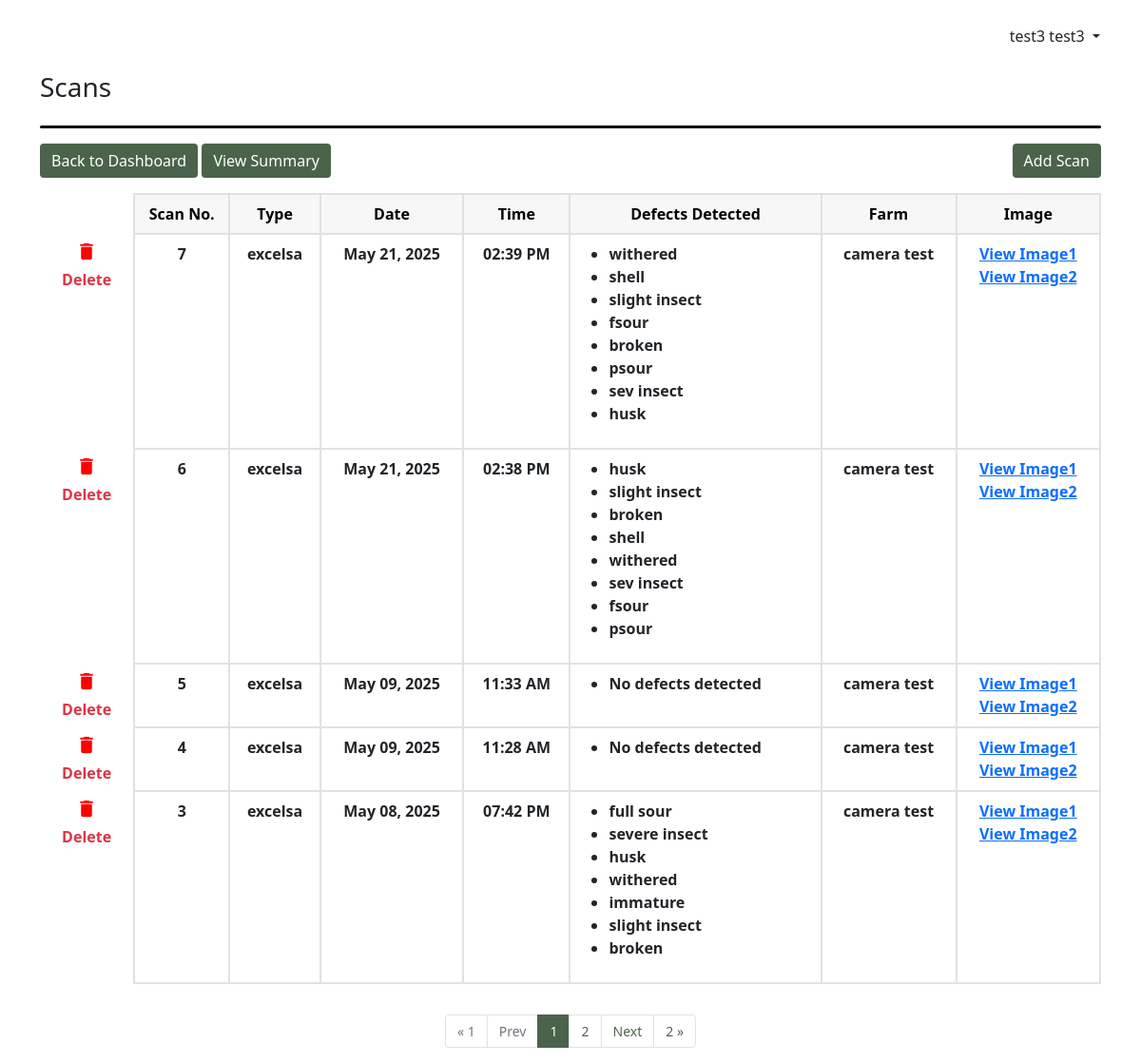
/dashboard/view/54/camera test/ (signed in), run on an earlier commit of the app's database.
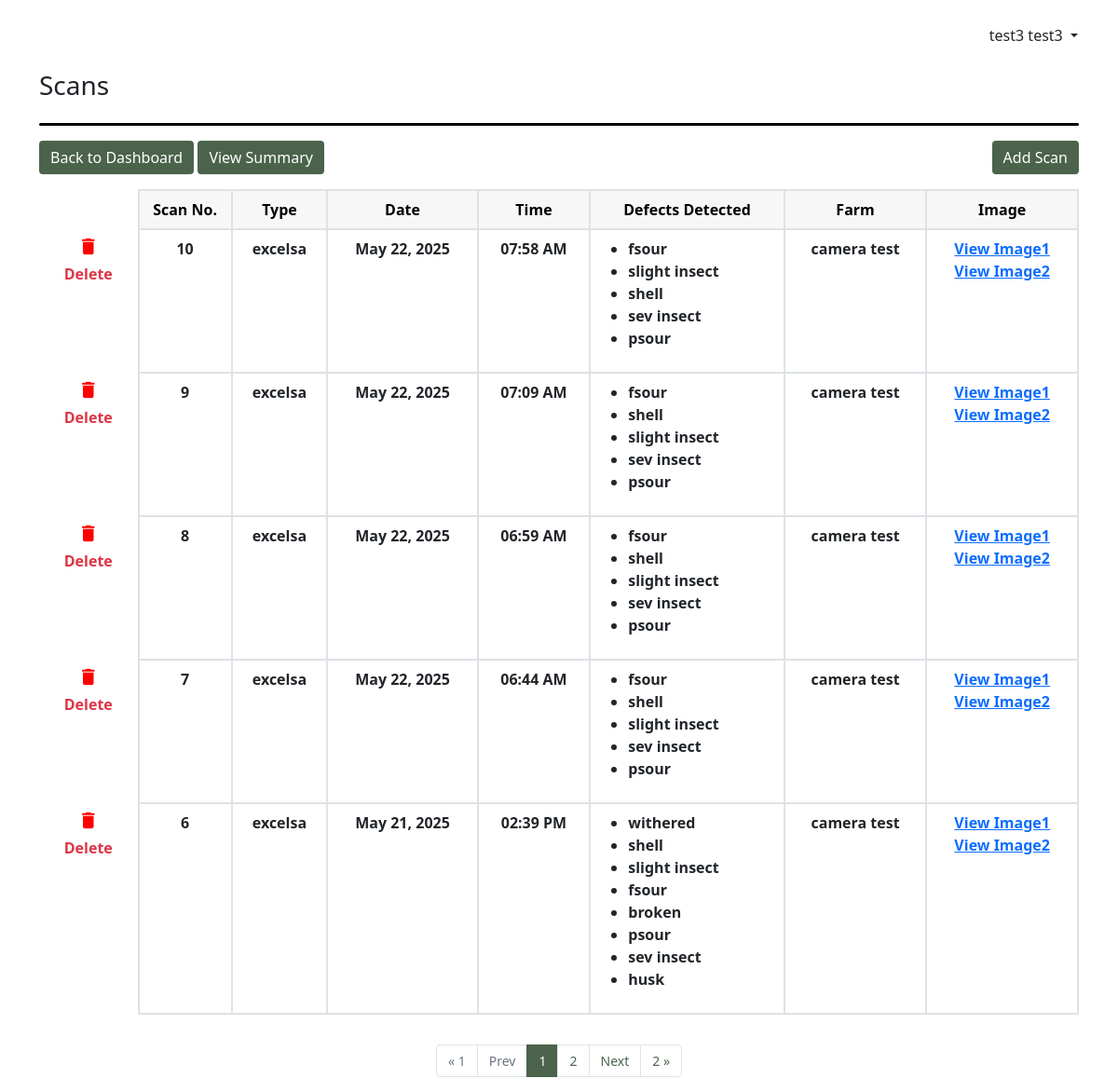
And on a later commit of the database.
### apps/dashboard/models.py (models this page shows, shortened)
class DefectsDetected(models.Model):
    id = models.AutoField(primary_key=True)
    scan_number = models.IntegerField(null=False)
    date_scanned = models.DateTimeField(default=now)
    defects_detected = models.JSONField(max_length=50)
    scanned_image = models.CharField(max_length=255)
    scanned_image2 = models.CharField(max_length=255, null=True)
    batch = models.ForeignKey(BatchSession, on_delete=models.CASCADE)

class BatchSession(models.Model):
    batch_id = models.AutoField(primary_key=True)
    title = models.CharField(max_length=255, null=False)
    date_created = models.DateTimeField(default=now)
    bean_type = models.CharField(max_length=50)
    farm = models.CharField(max_length=255)
    user = models.ForeignKey(User, on_delete=models.CASCADE)

### apps/dashboard/views.py (the view)
# urls.py: path('dashboard/view/<int:batch_id>/<str:title>/', views.ScanListView.as_view(), name="view_scans"),
class ScanListView(LoginRequiredMixin, ListView):
    model = DefectsDetected
    template_name = "dashboard/scans_view.html"
    paginate_by = 5
    def get_context_data(self, **kwargs):
        context = super().get_context_data(**kwargs)
        batchSession = BatchSession.objects.get(batch_id=self.kwargs["batch_id"])
        context["objects"] = batchSession
        page_obj = context['page_obj']
        paginator = page_obj.paginator
        start_index = max(1, page_obj.number - 2)
        end_index = min(paginator.num_pages + 1, page_obj.number + 3)
        context['page_range'] = range(start_index, end_index)
        return context
    def get_queryset(self):
        all_defects = DefectsDetected.objects.filter(batch_id=self.kwargs["batch_id"]).order_by("-scan_number")
        self.queryset = all_defects
        return super().get_queryset()

### apps/dashboard/templates/dashboard/scans_view.html (shortened to what the changed rows need)
{% extends "layout.html" %}
{% load static %}
{% block content %}
<div class="container-fluid m-0 p-0">
  <div class="overflow-auto">
    <table
      class="table flex-wrap text-wrap custom-bordered table-data text-center ">
      <thead>
        <tr class="text-black">
          <th scope="col"></th>
          <th scope="col" style="width: 100px">Scan No.</th>
          <th scope="col">Type</th>
          <th scope="col">Date</th>
          <th scope="col">Time</th>
          <th scope="col" style="min-width: 150px">Defects Detected</th>
          <th scope="col">Farm</th>
          <th scope="col">Image</th>
        </tr>
      </thead>
      <tbody style="border-top: 0" id="scan_body_container">
        {% for defect in object_list %}
        <tr class="" id="scan_number_{{ defect.id }}">
          <td class="text-center p-0">
            <div
              class="btn button-show"
              type="button"
              data-bs-toggle="modal"
              data-bs-target="#modal"
              id="liveToastBtn"
              hx-get="{% url 'delete_view_scans' defect.id %}"
              hx-swap="innerHTML"
              hx-target="#swapelement"
              >
              <i class="material-icons" style="font-size: 23px; color: red"
                >delete</i
              >
              <div class="text-danger fw-bold">Delete</div>
            </div>
          </td>
          <td>{{ defect.scan_number}}</td>
          <td>{{ defect.batch.bean_type }}</td>
          <td>{{ defect.date_scanned|date:"F d, Y " }}</td>
          <td>{{ defect.date_scanned|date:"h:i A" }}</td>
          <td>
            <ul class="text-start">
              {% for each_defects_detected in defect.defects_detected %}
              <li>
                {% if each_defects_detected == "none" %}
                No defects detected
                {% else%}
                {{ each_defects_detected }}
                {% endif %}
              </li>
              {% endfor %}
            </ul>
          </td>
          <td>{{ defect.batch.farm }}</td>
          <td>
            <a
              target="_blank"
              href="{% static 'final_detected_images/' %}{{ defect.scanned_image }}"
              >View Image1</a>
              <br>
            <a
              target="_blank"
              href="{% static 'final_detected_images/' %}{{ defect.scanned_image2 }}"
              >View Image2</a>
          </td>
        </tr>
        {% endfor %}
      </tbody>
    </table>
  </div>
</div>
{% if page_obj.paginator.num_pages > 1%}
  {% if page_obj.has_next or page_obj.has_previous %}
  <nav aria-label="Page navigation " class="d-flex justify-content-center align-items-center">
    <ul class="pagination pagination-custom mt-3 mb-0">
    {% for page_num in page_range %}
      {% if page_num == page_obj.number %}
        <li class="page-item current-page">
          <a class="page-link">{{ page_num }}</a>
        </li>
      {% else %}
        {% if search_query %}
        <li class="page-item">
          <a class="page-link" href="?page={{ page_num }}&search={{search_query}}">{{ page_num }}</a>
        </li>
        {% else %}
        <li class="page-item">
          <a class="page-link" href="?page={{ page_num }}">{{ page_num }}</a>
        </li>
        {% endif %}
      {% endif %}
    {% endfor %}
    </ul>
  </nav>
  {% endif %}
{% endif %}
{% endblock content %}

What changed in the data, as far as the page shows it:
no longer on this page (row edited): DefectsDetected: scan_number "6", batch.bean_type "excelsa", date_scanned "May 21, 2025", date_scanned "02:38 PM", defects_detected "husk" "slight insect" "broken" "shell" "withered" "sev insect" "fsour" "psour", batch.farm "camera test"
no longer on this page (row edited): DefectsDetected: scan_number "5", batch.bean_type "excelsa", date_scanned "May 09, 2025", date_scanned "11:33 AM", batch.farm "camera test"
no longer on this page (row edited): DefectsDetected: scan_number "4", batch.bean_type "excelsa", date_scanned "May 09, 2025", date_scanned "11:28 AM", batch.farm "camera test"
removed DefectsDetected: scan_number "3", batch.bean_type "excelsa", date_scanned "May 08, 2025", date_scanned "07:42 PM", defects_detected "full sour" "severe insect" "husk" "withered" "immature" "slight insect" "broken", batch.farm "camera test"
added DefectsDetected: scan_number "10", batch.bean_type "excelsa", date_scanned "May 22, 2025", date_scanned "07:58 AM", defects_detected "fsour" "slight insect" "shell" "sev insect" "psour", batch.farm "camera test"
added DefectsDetected: scan_number "9", batch.bean_type "excelsa", date_scanned "May 22, 2025", date_scanned "07:09 AM", defects_detected "fsour" "shell" "slight insect" "sev insect" "psour", batch.farm "camera test"
added DefectsDetected: scan_number "8", batch.bean_type "excelsa", date_scanned "May 22, 2025", date_scanned "06:59 AM", defects_detected "fsour" "shell" "slight insect" "sev insect" "psour", batch.farm "camera test"
added DefectsDetected: scan_number "7", batch.bean_type "excelsa", date_scanned "May 22, 2025", date_scanned "06:44 AM", defects_detected "fsour" "shell" "slight insect" "sev insect" "psour", batch.farm "camera test"
changed DefectsDetected "May 21, 2025": scan_number "7" → "6"
